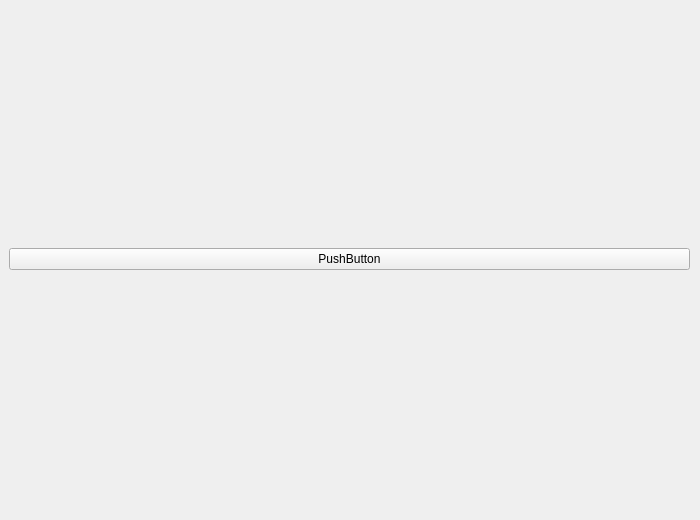
<?xml version="1.0" encoding="UTF-8"?>
<ui version="4.0">
 <class>Form</class>
 <widget class="QWidget" name="Form">
  <property name="geometry">
   <rect>
    <x>0</x>
    <y>0</y>
    <width>700</width>
    <height>520</height>
   </rect>
  </property>
  <property name="windowTitle">
   <string>Form</string>
  </property>
  <widget class="QWidget" name="verticalLayoutWidget">
   <property name="geometry">
    <rect>
     <x>9</x>
     <y>9</y>
     <width>681</width>
     <height>501</height>
    </rect>
   </property>
   <layout class="QVBoxLayout" name="verticalLayout">
    <item>
     <widget class="QPushButton" name="pushButton">
      <property name="text">
       <string>PushButton</string>
      </property>
     </widget>
    </item>
   </layout>
  </widget>
 </widget>
 <resources/>
 <connections/>
</ui>
